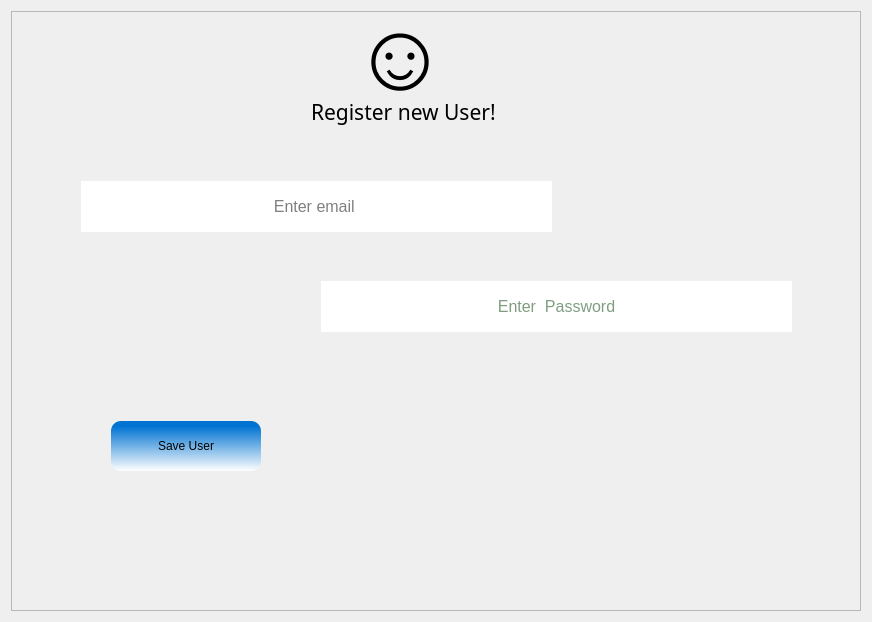
           <widget class="QWidget" name="userReg">
            <layout class="QGridLayout" name="gridLayout_4">
             <item row="0" column="0">
              <widget class="QFrame" name="registerPart_3">
               <property name="minimumSize">
                <size>
                 <width>850</width>
                 <height>600</height>
                </size>
               </property>
               <property name="maximumSize">
                <size>
                 <width>850</width>
                 <height>600</height>
                </size>
               </property>
               <property name="styleSheet">
                <string notr="true">
QLineEdit{

	background-color:transparent;
	
	border-bottom: 3px solid gray;
}
QTextEdit{
	background-color: rgba(144, 144, 144,.2);
	border-bottom: 3px solid gray;
}
QDateEdit{
	background-color: rgba(144, 144, 144,.2);
	border-bottom: 3px solid gray;
}

margin:10px;
padding:5px;
border-radius:30px;
</string>
               </property>
               <property name="frameShape">
                <enum>QFrame::StyledPanel</enum>
               </property>
               <property name="frameShadow">
                <enum>QFrame::Raised</enum>
               </property>
               <widget class="QLabel" name="label_4">
                <property name="geometry">
                 <rect>
                  <x>340</x>
                  <y>-20</y>
                  <width>191</width>
                  <height>131</height>
                 </rect>
                </property>
                <property name="font">
                 <font>
                  <pointsize>72</pointsize>
                 </font>
                </property>
                <property name="styleSheet">
                 <string notr="true">background-color:transparent;</string>
                </property>
                <property name="text">
                 <string>☺</string>
                </property>
               </widget>
               <widget class="QLabel" name="label_6">
                <property name="geometry">
                 <rect>
                  <x>300</x>
                  <y>60</y>
                  <width>271</width>
                  <height>81</height>
                 </rect>
                </property>
                <property name="font">
                 <font>
                  <family>OCR A Extended</family>
                  <pointsize>16</pointsize>
                 </font>
                </property>
                <property name="styleSheet">
                 <string notr="true">background-color: transparent;</string>
                </property>
                <property name="text">
                 <string>Register new User!</string>
                </property>
               </widget>
               <widget class="QLineEdit" name="userEmail">
                <property name="geometry">
                 <rect>
                  <x>70</x>
                  <y>170</y>
                  <width>471</width>
                  <height>51</height>
                 </rect>
                </property>
                <property name="font">
                 <font>
                  <pointsize>12</pointsize>
                 </font>
                </property>
                <property name="styleSheet">
                 <string notr="true">margin:0px;
border-radius:0px;

</string>
                </property>
                <property name="alignment">
                 <set>Qt::AlignCenter</set>
                </property>
                <property name="placeholderText">
                 <string>Enter email </string>
                </property>
                <property name="clearButtonEnabled">
                 <bool>true</bool>
                </property>
               </widget>
               <widget class="QLineEdit" name="userPassword">
                <property name="geometry">
                 <rect>
                  <x>310</x>
                  <y>270</y>
                  <width>471</width>
                  <height>51</height>
                 </rect>
                </property>
                <property name="font">
                 <font>
                  <pointsize>12</pointsize>
                 </font>
                </property>
                <property name="styleSheet">
                 <string notr="true">margin:0px;
border-radius:0px;
color: rgb(0, 59, 0);

</string>
                </property>
                <property name="echoMode">
                 <enum>QLineEdit::Password</enum>
                </property>
                <property name="alignment">
                 <set>Qt::AlignCenter</set>
                </property>
                <property name="placeholderText">
                 <string>Enter  Password</string>
                </property>
                <property name="clearButtonEnabled">
                 <bool>true</bool>
                </property>
               </widget>
               <widget class="QPushButton" name="saveUser">
                <property name="geometry">
                 <rect>
                  <x>100</x>
                  <y>410</y>
                  <width>150</width>
                  <height>50</height>
                 </rect>
                </property>
                <property name="minimumSize">
                 <size>
                  <width>0</width>
                  <height>50</height>
                 </size>
                </property>
                <property name="maximumSize">
                 <size>
                  <width>150</width>
                  <height>50</height>
                 </size>
                </property>
                <property name="styleSheet">
                 <string notr="true">QPushButton{
	
	
		background-color: qlineargradient(spread:pad, x1:0, y1:0, x2:0, y2:1, stop:0.102273 rgba(0, 115, 210, 255), stop:1 rgba(255, 255, 255, 255));
	border-radius:10px
}
QPushButton:hover{
	
}
QPushButton:pressed{
	
	
	background-color: rgba(0, 170, 255,.4);
}
</string>
                </property>
                <property name="text">
                 <string>Save User</string>
                </property>
               </widget>
               <widget class="QLabel" name="userErrorHandler">
                <property name="geometry">
                 <rect>
                  <x>150</x>
                  <y>110</y>
                  <width>511</width>
                  <height>51</height>
                 </rect>
                </property>
                <property name="font">
                 <font>
                  <family>Segoe Print</family>
                  <pointsize>16</pointsize>
                 </font>
                </property>
                <property name="styleSheet">
                 <string notr="true">background-color: transparent;
color: rgb(213, 0, 0);</string>
                </property>
                <property name="text">
                 <string/>
                </property>
                <property name="alignment">
                 <set>Qt::AlignCenter</set>
                </property>
               </widget>
               <widget class="QLabel" name="userSuccessHandler">
                <property name="geometry">
                 <rect>
                  <x>130</x>
                  <y>120</y>
                  <width>511</width>
                  <height>51</height>
                 </rect>
                </property>
                <property name="font">
                 <font>
                  <family>Segoe Print</family>
                  <pointsize>16</pointsize>
                 </font>
                </property>
                <property name="styleSheet">
                 <string notr="true">background-color: transparent;
color: rgb(0, 145, 0);</string>
                </property>
                <property name="text">
                 <string/>
                </property>
                <property name="alignment">
                 <set>Qt::AlignCenter</set>
                </property>
               </widget>
              </widget>
             </item>
            </layout>
           </widget>
